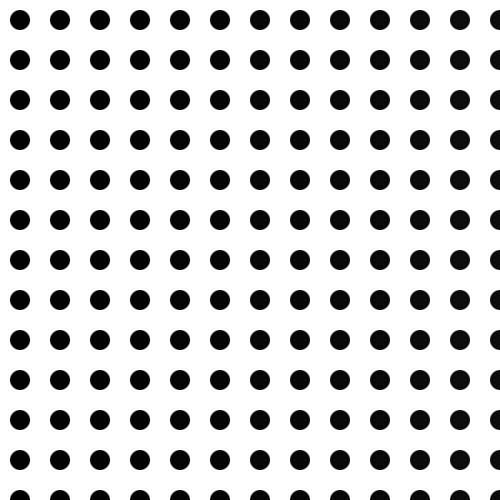
Frame 1 (no input)
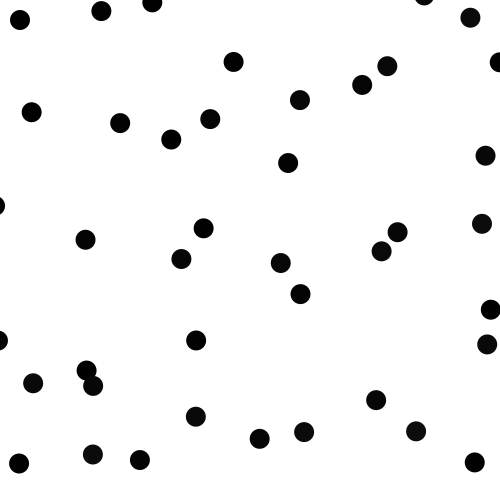
Frame 60 (the mouse pressed at the canvas centre just before this capture)
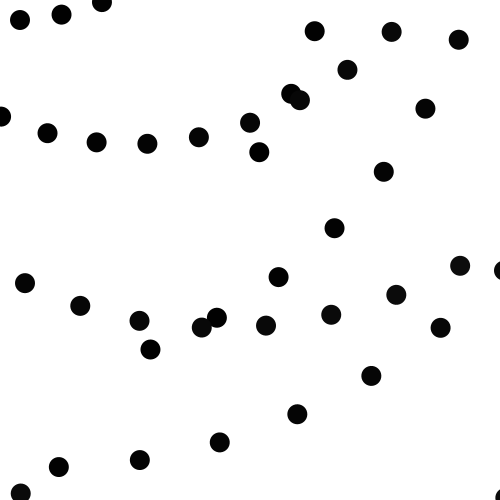
Frame 120 (the mouse held since frame 60 and released just before this capture)

The Processing sketch that drew these frames (run headless with seeded random() and noise(); from frame 60 on, the mouse is pressed at the canvas centre):

// Processing sketch: processing_156647
// ── processing_156647.pde


float posX = 0;
float posY = 0;
float easing = 0.1;

void setup() {
  size(500, 500);
  background(255);
  noStroke();
  rectMode(CENTER);
}

void draw() {
  //draw the cover transparent rect
  //fill(255, 100);
  //rect(0, 0, width, height);
  background(255);
  //  posX += (mouseX - posX) * 0.01;
  //  posX += (mouseY - posY) * 0.01;

  //  posX += (mouseX - posX) * easing;
  //  posY += (mouseY - posY) * easing;

  //posX = posX + (mouseX - posX)*1;
  //posX = posX + (mouseX - posX)*0.5;  

  for (int i = 0; i < 20; i++) {
    for (int j=0; j<20; j++) {
      drawShape(i, j);    

      rotate(frameCount/2);
    }
  }
}

void drawShape(int count, int countj) {
  pushMatrix();
  translate(posX + count * 20 + 10, posY + countj *20 +10);


  //if (count%2 == 0) {
  //ellipse(posX/(i*0.1) + i * 20, posY/(i*0.1)+i*20, 20, 20);
  fill(count);
  ellipse(posX + count * 20 + 10, posY + countj *20 +10, 20, 20);
  //} else {
  //  rect(0, 0, 20, 20);
  //}
  popMatrix();


}
